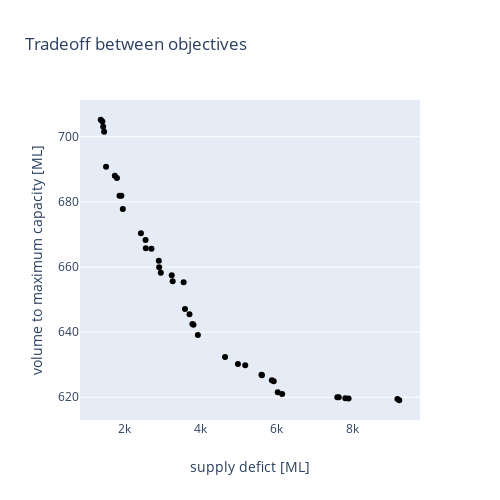

The code cell stored with this chart in its notebook:
### Markdown cell above
Plot the Pareto front

### Code cell
# First we define the traces (layers of data)
trace_1 = go.Scatter(x       = results1_optim_1,
                      y       = results2_optim_1,
                      name    = None,
                      mode    = 'markers',
                      marker  = dict(color='black'))
# Then the figure layout
layout_1 = go.Layout(title  = 'Tradeoff between objectives',
                     xaxis  = dict(showgrid=False,title = 'squared supply defict [ML^2]'),
                     yaxis  = dict(title = 'volume to maximum capacity [ML]'),
                     width  = 500, 
                     height = 500)
# Finally we plot figure using the pre-defined layout and traces
fig_1 = go.Figure(data=[trace_1],
                  layout = layout_1)
fig_1

### Figure 1 — Plotly figure (JSON) as saved in the notebook; plotly's stock layout.template omitted (floating-point values rounded to 4 significant figures)
{"data": [{"marker": {"color": "black"}, "mode": "markers", "type": "scatter", "x": [1377.0, 9237.0, 4650.0, 3935.0, 6153.0, 7607.0, 1958.0, 1516.0, 2435.0, 7903.0, 9190.0, 1465.0, 3559.0, 3595.0, 5181.0, 4989.0, 2906.0, 5609.0, 2712.0, 1803.0, 1870.0, 3246.0, 2958.0, 2556.0, 3271.0, 1748.0, 6038.0, 5932.0, 1920.0, 3818.0, 5621.0, 5883.0, 3713.0, 2564.0, 3791.0, 2916.0, 1441.0, 7817.0, 1420.0, 7644.0], "y": [705.2, 619.1, 632.4, 639.1, 621.0, 620.0, 677.8, 690.7, 670.3, 619.6, 619.5, 701.5, 655.3, 647.1, 629.8, 630.2, 661.9, 626.9, 665.6, 687.3, 681.9, 657.5, 658.2, 668.3, 655.6, 688.0, 621.5, 624.9, 681.8, 642.3, 626.7, 625.3, 645.5, 665.7, 642.5, 659.9, 703.1, 619.7, 704.7, 620.0]}], "layout": {"height": 500, "title": {"text": "Tradeoff between objectives"}, "width": 500, "xaxis": {"showgrid": false, "title": {"text": "supply defict [ML]"}}, "yaxis": {"title": {"text": "volume to maximum capacity [ML]"}}}}
